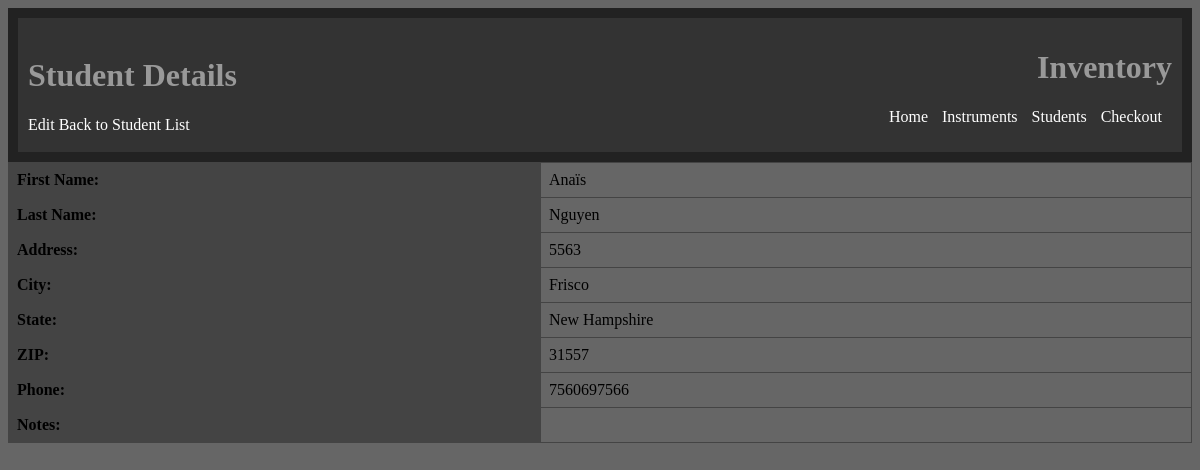
The app's page /students/1/ with its own data.
### students/models.py (models this page shows, shortened)
class Student(models.Model):
    id = models.AutoField(primary_key=True, blank=False)
    firstname = models.CharField(max_length=50, blank=False)
    lastname = models.CharField(max_length=50, blank=False)
    address = models.CharField(max_length=50, blank=True)
    city = models.CharField(max_length=50, blank=True)
    state = models.CharField(max_length=50, blank=True)
    zip = models.IntegerField(blank=True)
    phone = models.CharField(max_length=50, blank=True)
    notes = models.CharField(max_length=200, blank=True)

### students/views.py (the view)
# urls.py: path('students/<int:student_id>/', views.view_student, name='view_student'),
def view_student(request, student_id):
    student = get_object_or_404(Student, id=student_id)
    return render(request, 'students/view_student.html', {'student': student})

### students/templates/students/view_student.html
{% extends 'base.html' %}
{% block header %}
    <h1>Student Details</h1>
    <a href="{% url 'students:edit_student' student.id %}">Edit</a>
    <a href="{% url 'students:student_index' %}">Back to Student List</a>
{% endblock %}
{% block content %}
    <table>
        <tr>
            <th>First Name:</th>
            <td>{{ student.firstname }}</td>
        </tr>
        <tr>
            <th>Last Name:</th>
            <td>{{ student.lastname }}</td>
        </tr>
        <tr>
            <th>Address:</th>
            <td>{{ student.address }}</td>
        </tr>
        <tr>
            <th>City:</th>
            <td>{{ student.city }}</td>
        </tr>
        <tr>
            <th>State:</th>
            <td>{{ student.state }}</td>
        </tr>
        <tr>
            <th>ZIP:</th>
            <td>{{ student.zip }}</td>
        </tr>
        <tr>
            <th>Phone:</th>
            <td>{{ student.phone }}</td>
        </tr>
        <tr>
            <th>Notes:</th>
            <td>{{ student.notes }}</td>
        </tr>
    </table>
{% endblock %}

### static/css/styles.css (style rules this page uses)
table { border-collapse: collapse; width: 100%; }
th, td { border: 1px solid #444; background-color: #666; text-align: left; padding: 8px; }
th { background-color: #444; }
a { color: #fff; text-decoration: slateblue; }
body { background-color: #666; }

### records on screen
Student: firstname "Anaïs", lastname "Nguyen", address "5563", city "Frisco", state "New Hampshire", zip "31557", phone "7560697566"
